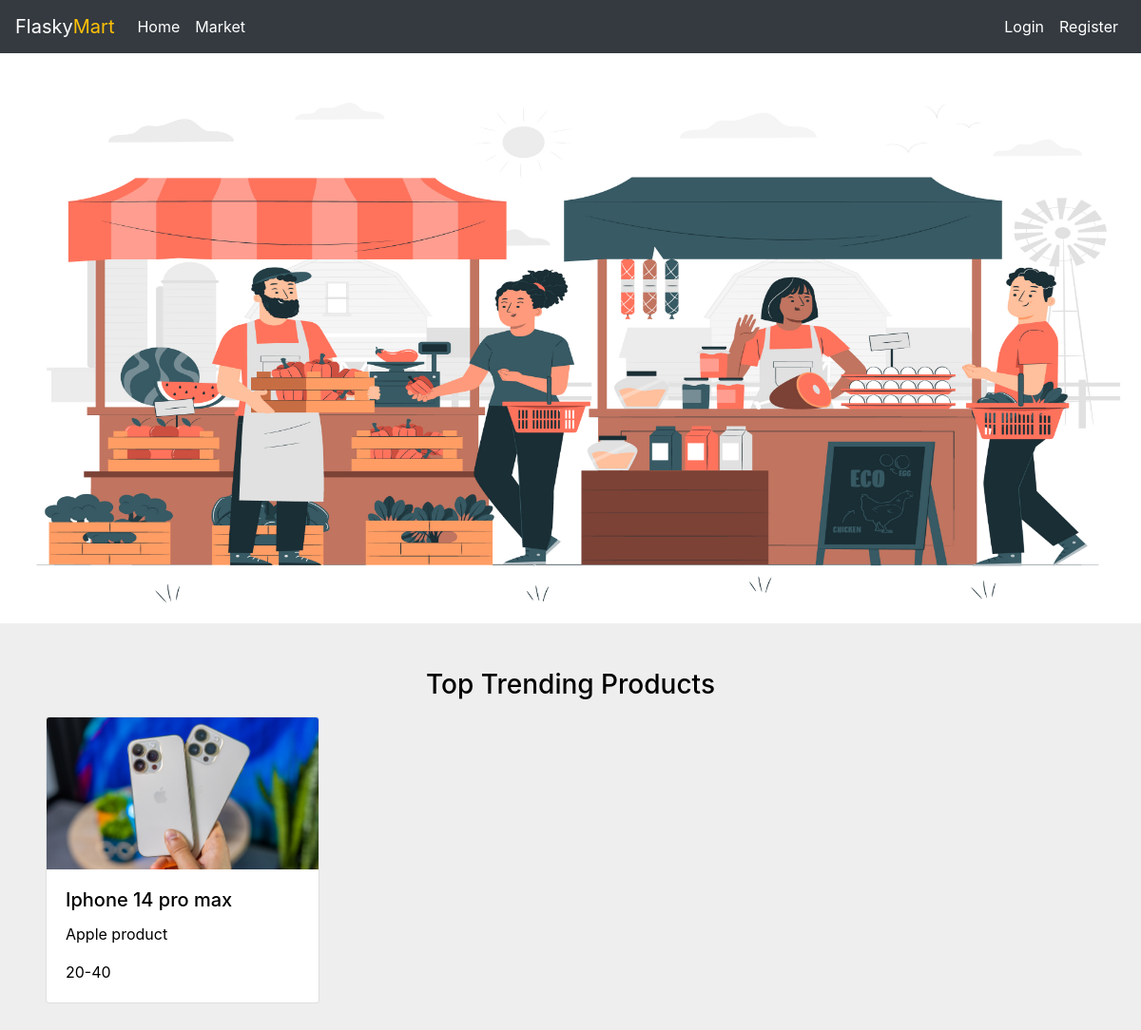
The page /home on the database its author committed.
### market/models.py (models this page shows)
class Products(db.Model):
    id = db.Column(db.Integer, primary_key=True, unique=True)
    product_name = db.Column(db.String(50), nullable=False, unique=True)
    product_desc = db.Column(db.String(1000), nullable=False, unique=True)
    product_price = db.Column(db.String(50), nullable=False)
    product_image = db.Column(db.LargeBinary)

### market/routes.py (the view)
@app.route('/', methods =['GET', 'POST'])
@app.route('/home', methods=['GET', 'POST'])
def home_page():
    item = Products.query.all()
    return render_template('home.html', current_user=current_user, items=item )

### market/templates/home.html (shortened to what this page needs)
{% extends 'base.html' %}
{%block content%}
  <div id="carouselExampleSlidesOnly" class="carousel slide" data-bs-touch="true" data-bs-ride="carousel">
    <div class="carousel-inner">
      <div class="carousel-item active">
        <img src="{{url_for('static', filename='mart1.jpg')}}" class="d-block mart-image-height" alt="...">
      </div>
    </div>
  </div>
  <h3 align='center' class='heading-for-product-trends'>Top Trending Products</h3>
  <div class='trends-products-container'>
    {% for item in items %}
    <div class="card" style="width: 18rem;">
      <img src="{{url_for('static', filename='iphone-14pro.jpg')}}" class="card-img-top" alt="...">
      <div class="card-body">
        <h5 class="card-title">{{item.product_name}}</h5>
        <p class="card-text">{{item.product_desc}}</p>
        <p class="card-text">{{item.product_price}}</p>
      </div>
    </div>
  {%endfor%}
  </div>
{% endblock%}

### market/static/styles.css (style rules this page uses)
.body { background: #eee; color: black; width: 100%; }
.trends-products-container { display: flex; gap: 2rem; margin: 3rem; }
.heading-for-product-trends { margin-bottom: -2rem; margin-top: 3rem; }
.mart-image-height { height: 600px; width: 100%; }

### rows shown on the page
Products: product_name "Iphone 14 pro max", product_desc "Apple product", product_price "20-40"
